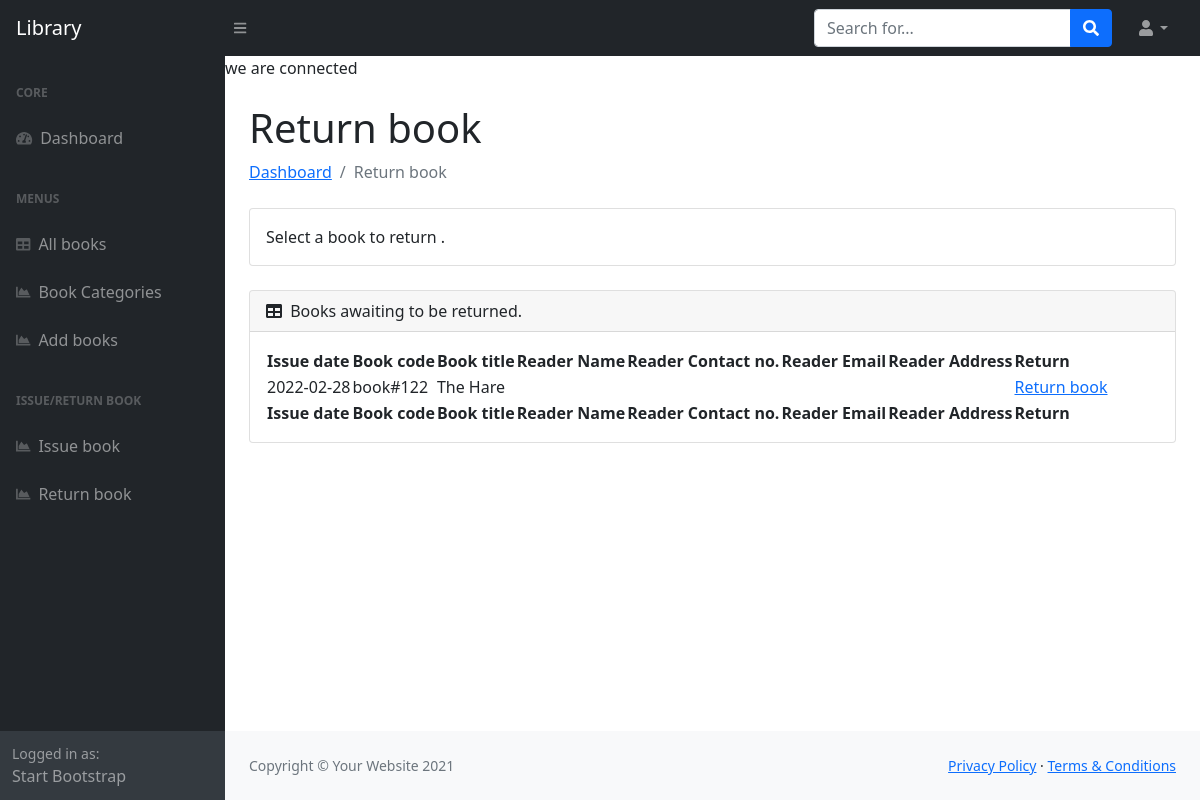
/return_books_table.php, run on the app's committed database.
### tables this page shows
CREATE TABLE `issues` (
  `id` int(99) NOT NULL,
  `book_id` varchar(255) NOT NULL,
  `book_status` varchar(255) NOT NULL,
  `book_code` varchar(255) NOT NULL,
  `book_title` varchar(255) NOT NULL,
  `person_name` varchar(255) NOT NULL,
  `person_mobile` varchar(255) NOT NULL,
  `person_email` varchar(255) NOT NULL,
  `person_address` varchar(255) NOT NULL,
  `issue_date` varchar(255) NOT NULL,
  `return_date` varchar(255) NOT NULL
);

### return_books_table.php (the view, shortened to what this page needs)
<?php include 'includes/header.php' ?>
<?php include 'includes/db.php' ?>
                    <div class="container-fluid px-4">
                        <h1 class="mt-4">Return book</h1>
                        <ol class="breadcrumb mb-4">
                            <li class="breadcrumb-item"><a href="index.html">Dashboard</a></li>
                            <li class="breadcrumb-item active">Return book</li>
                        </ol>
                        <div class="card mb-4">
                            <div class="card-body">
                              Select a book to return
                                .
                            </div>
                        </div>
                        <div class="card mb-4">
                            <div class="card-header">
                                <i class="fas fa-table me-1"></i>
                                Books awaiting to be returned.
                            </div>
                            <div class="card-body">
                                <table id="datatablesSimple">
                                    <thead>
                                        <tr>
                                          <th>Issue date</th>
                                          <th>Book code</th>
                                          <th>Book title</th>
                                          <th>Reader Name</th>
                                          <th>Reader Contact no.</th>
                                          <th>Reader Email</th>
                                          <th>Reader Address</th>
                                          <th>Return</th>
                                        </tr>
                                    </thead>
                                    <tfoot>
                                        <tr>
                                          <th>Issue date</th>
                                          <th>Book code</th>
                                          <th>Book title</th>
                                          <th>Reader Name</th>
                                          <th>Reader Contact no.</th>
                                          <th>Reader Email</th>
                                          <th>Reader Address</th>
                                          <th>Return</th>
                                        </tr>
                                    </tfoot>
                                    <tbody>
                                      <?php
                                      $sql = "SELECT * FROM issues WHERE book_status='Issued' ";
  $result = mysqli_query($connection,$sql);
  if (mysqli_num_rows($result) > 0) {
    while($row = mysqli_fetch_assoc($result)) {
      $book_id=$row['book_id'];
      $book_code=$row['book_code'];
      $book_title=$row['book_title'];
      $person_name=$row['person_name'];
      $person_mobile=$row['person_mobile'];
      $person_email=$row['person_email'];
      $person_address=$row['person_address'];
      $issue_date=$row['issue_date'];
      ?>
      <tr>
          <td><?php echo $issue_date; ?></td>
          <td><?php echo $book_code; ?></td>
          <td><?php echo $book_title; ?></td>
          <td><?php echo $person_name ?></td>
          <td><?php echo $person_mobile?></td>
          <td><?php echo $person_email?></td>
          <td><?php echo $person_address?></td>
            <?php echo "<td><a href='return_book_form.php?book_id=$book_id&book_title=". urlencode($book_title) ." '>Return book</a></td>"; ?>
      </tr>
    <?php }
  } else {
    echo "0 results";
  }
  ?>
                                    </tbody>
                                </table>
                            </div>
                        </div>
                    </div>
                <?php include 'includes/footer.php' ?>

### data on the page
issues: issue_date "2022-02-28", book_code "book#122", book_title "The Hare"
